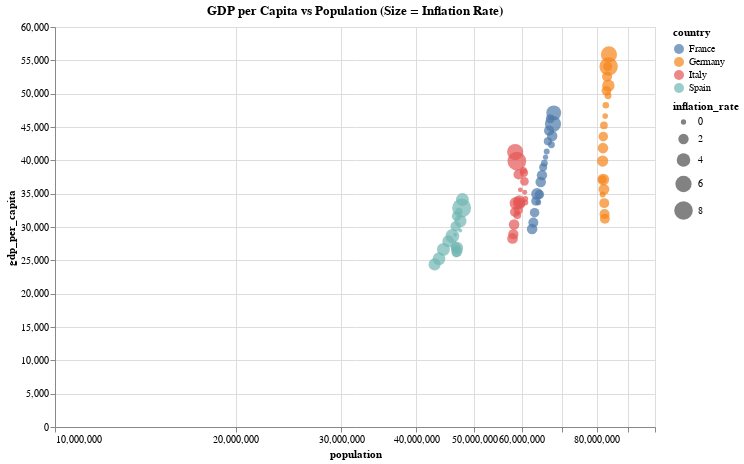

Here is the notebook cell this chart was saved with:
### Code cell
# 2. Scatter plot of GDP per capita vs Population with size showing inflation
gdp_pop_chart = alt.Chart(df).mark_circle().encode(
    x=alt.X('population:Q', scale=alt.Scale(type='log')),
    y='gdp_per_capita:Q',
    size='inflation_rate:Q',
    color='country:N',
    tooltip=['country', 'year', 'gdp_per_capita', 'population', 'inflation_rate']
).properties(
    title='GDP per Capita vs Population (Size = Inflation Rate)',
    width=600,
    height=400
)
gdp_pop_chart

### Figure 1 — Vega-Lite specification as saved in the notebook (floating-point values rounded to 4 significant figures)
{"config": {"view": {"continuousWidth": 300, "continuousHeight": 300}}, "data": {"name": "data-1277d1753cfc313ed19aec1cef3f479d"}, "mark": {"type": "circle"}, "encoding": {"color": {"field": "country", "type": "nominal"}, "size": {"field": "inflation_rate", "type": "quantitative"}, "tooltip": [{"field": "country", "type": "nominal"}, {"field": "year", "type": "quantitative"}, {"field": "gdp_per_capita", "type": "quantitative"}, {"field": "population", "type": "quantitative"}, {"field": "inflation_rate", "type": "quantitative"}], "x": {"field": "population", "scale": {"type": "log"}, "type": "quantitative"}, "y": {"field": "gdp_per_capita", "type": "quantitative"}}, "height": 400, "title": "GDP per Capita vs Population (Size = Inflation Rate)", "width": 600, "$schema": "https://vega.github.io/schema/vega-lite/v5.20.1.json", "datasets": {"data-1277d1753cfc313ed19aec1cef3f479d": [{"country": "Germany", "year": 2004, "inflation_rate": 1.8, "population": 82500000, "gdp_per_capita": 31240}, {"country": "Germany", "year": 2005, "inflation_rate": 1.9, "population": 82400000, "gdp_per_capita": 31950}, {"country": "Germany", "year": 2006, "inflation_rate": 1.8, "population": 82300000, "gdp_per_capita": 33580}, {"country": "Germany", "year": 2007, "inflation_rate": 2.3, "population": 82200000, "gdp_per_capita": 35650}, {"country": "Germany", "year": 2008, "inflation_rate": 2.8, "population": 82000000, "gdp_per_capita": 37120}, {"country": "Germany", "year": 2009, "inflation_rate": 0.2, "population": 81800000, "gdp_per_capita": 34890}, {"country": "Germany", "year": 2010, "inflation_rate": 1.1, "population": 81750000, "gdp_per_capita": 37120}, {"country": "Germany", "year": 2011, "inflation_rate": 2.5, "population": 81800000, "gdp_per_capita": 39890}, {"country": "Germany", "year": 2012, "inflation_rate": 2.1, "population": 81900000, "gdp_per_capita": 41830}, {"country": "Germany", "year": 2013, "inflation_rate": 1.6, "population": 82000000, "gdp_per_capita": 43560}, {"country": "Germany", "year": 2014, "inflation_rate": 0.8, "population": 82200000, "gdp_per_capita": 45230}, {"country": "Germany", "year": 2015, "inflation_rate": 0.1, "population": 82600000, "gdp_per_capita": 46640}, {"country": "Germany", "year": 2016, "inflation_rate": 0.4, "population": 82800000, "gdp_per_capita": 48260}, {"country": "Germany", "year": 2017, "inflation_rate": 1.7, "population": 83000000, "gdp_per_capita": 50425}, {"country": "Germany", "year": 2018, "inflation_rate": 1.9, "population": 83200000, "gdp_per_capita": 52559}, {"country": "Germany", "year": 2019, "inflation_rate": 1.4, "population": 83400000, "gdp_per_capita": 54076}, {"country": "Germany", "year": 2020, "inflation_rate": 0.5, "population": 83500000, "gdp_per_capita": 49677}, {"country": "Germany", "year": 2021, "inflation_rate": 3.2, "population": 83600000, "gdp_per_capita": 51203}, {"country": "Germany", "year": 2022, "inflation_rate": 7.9, "population": 83700000, "gdp_per_capita": 54076}, {"country": "Germany", "year": 2023, "inflation_rate": 5.9, "population": 83800000, "gdp_per_capita": 55890}, {"country": "France", "year": 2004, "inflation_rate": 2.1, "population": 62400000, "gdp_per_capita": 29692}, {"country": "France", "year": 2005, "inflation_rate": 1.8, "population": 62700000, "gdp_per_capita": 30688}, {"country": "France", "year": 2006, "inflation_rate": 1.6, "population": 63000000, "gdp_per_capita": 32150}, {"country": "France", "year": 2007, "inflation_rate": 1.5, "population": 63300000, "gdp_per_capita": 33890}, {"country": "France", "year": 2008, "inflation_rate": 2.8, "population": 63600000, "gdp_per_capita": 34950}, {"country": "France", "year": 2009, "inflation_rate": 0.1, "population": 63900000, "gdp_per_capita": 33680}, {"country": "France", "year": 2010, "inflation_rate": 1.5, "population": 64200000, "gdp_per_capita": 34880}, {"country": "France", "year": 2011, "inflation_rate": 2.1, "population": 64500000, "gdp_per_capita": 36750}, {"country": "France", "year": 2012, "inflation_rate": 2.0, "population": 64800000, "gdp_per_capita": 37780}, {"country": "France", "year": 2013, "inflation_rate": 0.9, "population": 65100000, "gdp_per_capita": 38950}, {"country": "France", "year": 2014, "inflation_rate": 0.5, "population": 65400000, "gdp_per_capita": 39570}, {"country": "France", "year": 2015, "inflation_rate": 0.0, "population": 65700000, "gdp_per_capita": 40470}, {"country": "France", "year": 2016, "inflation_rate": 0.2, "population": 66000000, "gdp_per_capita": 41340}, {"country": "France", "year": 2017, "inflation_rate": 1.0, "population": 66300000, "gdp_per_capita": 42850}, {"country": "France", "year": 2018, "inflation_rate": 1.9, "population": 66600000, "gdp_per_capita": 44450}, {"country": "France", "year": 2019, "inflation_rate": 1.3, "population": 66900000, "gdp_per_capita": 46240}, {"country": "France", "year": 2020, "inflation_rate": 0.5, "population": 67200000, "gdp_per_capita": 42330}, {"country": "France", "year": 2021, "inflation_rate": 2.1, "population": 67400000, "gdp_per_capita": 43658}, {"country": "France", "year": 2022, "inflation_rate": 5.9, "population": 67600000, "gdp_per_capita": 45454}, {"country": "France", "year": 2023, "inflation_rate": 4.9, "population": 67800000, "gdp_per_capita": 47120}, {"country": "Italy", "year": 2004, "inflation_rate": 2.2, "population": 57888000, "gdp_per_capita": 28280}, {"country": "Italy", "year": 2005, "inflation_rate": 2.0, "population": 58064000, "gdp_per_capita": 28934}, {"country": "Italy", "year": 2006, "inflation_rate": 2.1, "population": 58223000, "gdp_per_capita": 30364}, {"country": "Italy", "year": 2007, "inflation_rate": 1.8, "population": 58438000, "gdp_per_capita": 32250}, {"country": "Italy", "year": 2008, "inflation_rate": 3.3, "population": 58652000, "gdp_per_capita": 33560}, {"country": "Italy", "year": 2009, "inflation_rate": 0.8, "population": 58947000, "gdp_per_capita": 31750}, {"country": "Italy", "year": 2010, "inflation_rate": 1.5, "population": 59190000, "gdp_per_capita": 32540}, {"country": "Italy", "year": 2011, "inflation_rate": 2.8, "population": 59364000, "gdp_per_capita": 33870}, {"country": "Italy", "year": 2012, "inflation_rate": 3.0, "population": 59394000, "gdp_per_capita": 33560}, {"country": "Italy", "year": 2013, "inflation_rate": 1.2, "population": 59685000, "gdp_per_capita": 33450}, {"country": "Italy", "year": 2014, "inflation_rate": 0.2, "population": 60783000, "gdp_per_capita": 33680}, {"country": "Italy", "year": 2015, "inflation_rate": 0.1, "population": 60796000, "gdp_per_capita": 34220}, {"country": "Italy", "year": 2016, "inflation_rate": -0.1, "population": 60666000, "gdp_per_capita": 35220}, {"country": "Italy", "year": 2017, "inflation_rate": 1.2, "population": 60589000, "gdp_per_capita": 36840}, {"country": "Italy", "year": 2018, "inflation_rate": 1.1, "population": 60484000, "gdp_per_capita": 38140}, {"country": "Italy", "year": 2019, "inflation_rate": 0.6, "population": 60360000, "gdp_per_capita": 38480}, {"country": "Italy", "year": 2020, "inflation_rate": -0.1, "population": 59641000, "gdp_per_capita": 35570}, {"country": "Italy", "year": 2021, "inflation_rate": 1.9, "population": 59236000, "gdp_per_capita": 37890}, {"country": "Italy", "year": 2022, "inflation_rate": 8.1, "population": 58853000, "gdp_per_capita": 39870}, {"country": "Italy", "year": 2023, "inflation_rate": 5.9, "population": 58478000, "gdp_per_capita": 41240}, {"country": "Spain", "year": 2004, "inflation_rate": 3.0, "population": 42921000, "gdp_per_capita": 24390}, {"country": "Spain", "year": 2005, "inflation_rate": 3.4, "population": 43653000, "gdp_per_capita": 25250}, {"country": "Spain", "year": 2006, "inflation_rate": 3.5, "population": 44397000, "gdp_per_capita": 26640}, {"country": "Spain", "year": 2007, "inflation_rate": 2.8, "population": 45226000, "gdp_per_capita": 27860}, {"country": "Spain", "year": 2008, "inflation_rate": 4.1, "population": 45954000, "gdp_per_capita": 28650}, {"country": "Spain", "year": 2009, "inflation_rate": -0.3, "population": 46362000, "gdp_per_capita": 26920}, {"country": "Spain", "year": 2010, "inflation_rate": 1.8, "population": 46577000, "gdp_per_capita": 26960}, {"country": "Spain", "year": 2011, "inflation_rate": 3.2, "population": 46743000, "gdp_per_capita": 26850}, {"country": "Spain", "year": 2012, "inflation_rate": 2.4, "population": 46773000, "gdp_per_capita": 26350}, {"country": "Spain", "year": 2013, "inflation_rate": 1.4, "population": 46620000, "gdp_per_capita": 26120}, {"country": "Spain", "year": 2014, "inflation_rate": -0.2, "population": 46480000, "gdp_per_capita": 26640}, {"country": "Spain", "year": 2015, "inflation_rate": -0.6, "population": 46450000, "gdp_per_capita": 27840}, {"country": "Spain", "year": 2016, "inflation_rate": -0.3, "population": 46440000, "gdp_per_capita": 28850}, {"country": "Spain", "year": 2017, "inflation_rate": 2.0, "population": 46533000, "gdp_per_capita": 30120}, {"country": "Spain", "year": 2018, "inflation_rate": 1.7, "population": 46723000, "gdp_per_capita": 31620}, {"country": "Spain", "year": 2019, "inflation_rate": 0.7, "population": 47133000, "gdp_per_capita": 32340}, {"country": "Spain", "year": 2020, "inflation_rate": -0.3, "population": 47351000, "gdp_per_capita": 29460}, {"country": "Spain", "year": 2021, "inflation_rate": 3.1, "population": 47399000, "gdp_per_capita": 30890}, {"country": "Spain", "year": 2022, "inflation_rate": 8.4, "population": 47615000, "gdp_per_capita": 32860}, {"country": "Spain", "year": 2023, "inflation_rate": 3.5, "population": 47755000, "gdp_per_capita": 34120}]}}
